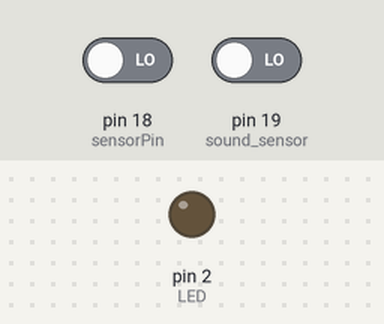
Recording of a sketch running on a simulated Arduino Uno, built with avr-gcc and run on an emulated ATmega328P. Shown: output pins drawn as LEDs (lit = HIGH). Inputs (shaded band) come from the test bench; at power-on: pin 18 (sensorPin) LOW, pin 19 (sound_sensor) LOW. What the sketch prints to the serial monitor is not drawn.

Above: at 1.2 s.
1.3 s: pin 18 (sensorPin) driven HIGH
At 2.4 s:
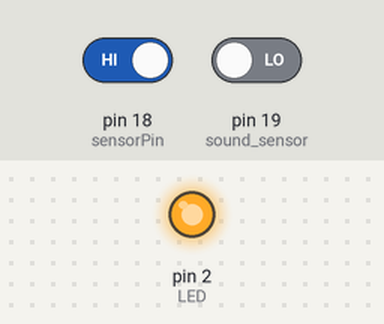
Timing chart, 0 to 4.3 s (numbered marks = the images above; inputs shaded):
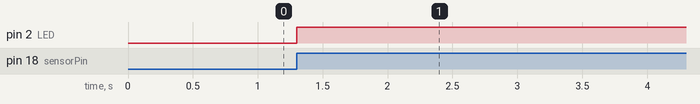

Measured:
- after the input at 1.3 s, pin 2 (LED): LOW → HIGH at once

The sketch:

miniproject_final.ino
```cpp
const int LED = 2;            // ขาเชื่อมต่อของ LED
const int sensorPin = 18;     // ขาเชื่อมต่อของเซ็นเซอร์สั่นสะเทือน
const int sound_sensor = 19;  // ขาเชื่อมต่อของเซ็นเซอร์เสียง

bool ledState = false;        // สถานะของ LED (เปิดหรือปิด)
unsigned long lastToggleTime = 0; // เวลาที่ LED ถูกเปิดหรือปิดล่าสุด
const unsigned long interval = 10000; // กำหนดเวลา 10 วินาที (10000 มิลลิวินาที)

void setup() {
  pinMode(LED, OUTPUT);       // กำหนดขา LED เป็นขาเอาท์พุต
  pinMode(sensorPin, INPUT);   // กำหนดขาเซ็นเซอร์เป็นขาอินพุต
  pinMode(sound_sensor, INPUT);
  digitalWrite(LED, LOW);     // เริ่มต้นด้วยการปิดไฟ LED
  Serial.begin(115200);       // เริ่มต้นการสื่อสารกับคอมพิวเตอร์
}

void loop() {
  int status_sensor = digitalRead(sound_sensor);
  int sensorValue = digitalRead(sensorPin); // อ่านค่าจากเซ็นเซอร์สั่นสะเทือน
  unsigned long currentTime = millis(); // อ่านเวลาปัจจุบัน
  Serial.println(sensorValue);

  if (status_sensor == HIGH) { // ตรวจจับการตบมือ
    if (!ledState) {
      // ถ้าไฟ LED ดับอยู่ให้เปิดไฟ LED
      ledState = true;
      digitalWrite(LED, HIGH);
    }
    // ตั้งค่าให้หยุดการตรวจจับการตบมือชั่วคราว
    delay(2000); // ป้องกันการตรวจจับซ้ำเร็วเกินไป
  }

  if (!ledState && sensorValue == HIGH) { // ตรวจจับการสั่นสะเทือนเมื่อไฟ LED ดับ
    ledState = true; // เปิดไฟ LED
    digitalWrite(LED, HIGH);
    lastToggleTime = currentTime; // บันทึกเวลาที่เปิดไฟ
  }

  // ตรวจสอบหากไฟ LED เปิดอยู่และครบ 10 วินาทีหลังการตรวจจับครั้งแรก
  if (ledState && (currentTime - lastToggleTime >= interval)) {
    ledState = false; // ปิดไฟ LED
    digitalWrite(LED, LOW);
  }
}
```
